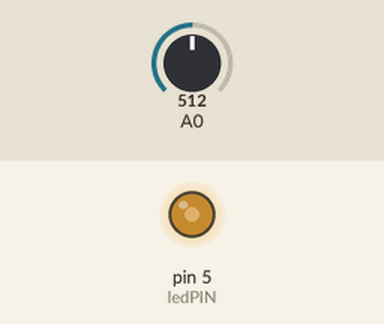
Simulated run of this sketch. Board: Arduino Uno, built with avr-gcc and run on an emulated ATmega328P. Shown: output pins drawn as LEDs (lit = HIGH). The test bench sets the inputs (shaded band); at power-on: A0 = 512.

Above: at 1.2 s.
1.3 s: A0 set to 716
At 1.7 s:
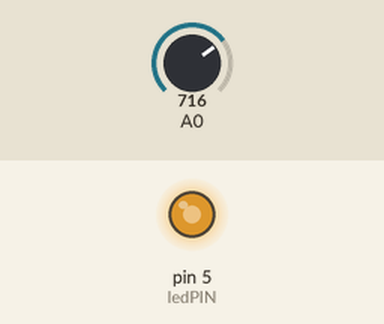
2.8 s: A0 set to 900
At 4.0 s:
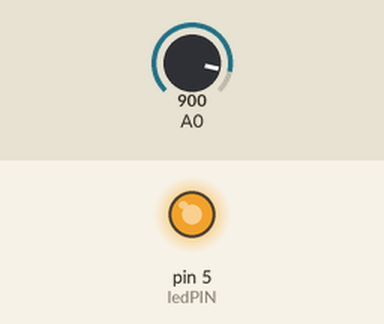
4.3 s: A0 set to 122
At 5.0 s:
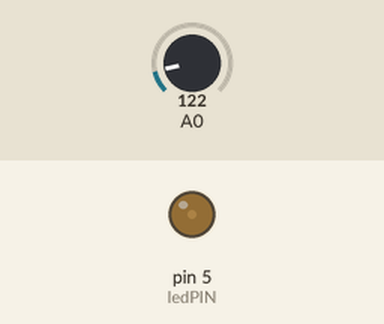
5.8 s: A0 set to 0
At 6.5 s:
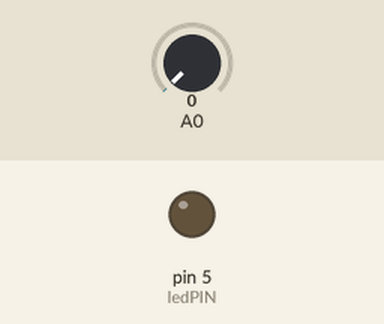
Timing chart, 0 to 8.3 s (numbered marks = the images above; inputs shaded):
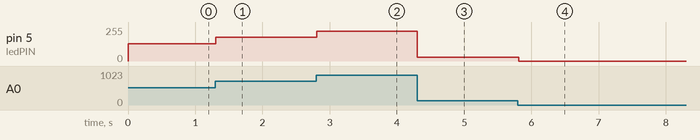

Measured:
- after the input at 1.3 s, pin 5 (ledPIN): 128/255 → 179/255 at once
- after the input at 2.8 s, pin 5 (ledPIN): 179/255 → 225/255 at once
- after the input at 4.3 s, pin 5 (ledPIN): 225/255 → 30/255 at once
- after the input at 5.8 s, pin 5 (ledPIN): 30/255 → 0/255 at once

The sketch:

PWMTest.ino
```cpp
// This will continously read potvalue (0- 1024) divide by 4 (reduce to 0-255)
//    and output PWM value to LED

// POT pin1 PWR, Pin 2 GND
// Pin3 of pot hooked up to analog input 0 (A0)
// LED hooked up to PWM output on pin 3

//adapted from the analog read voltage arduino example sketch
//By; Adam Oester

int potValue = 0;
int ledPIN = 5;
void setup() {
  // init serial comms @9600 baud:
  Serial.begin(9600);
  pinMode(ledPIN, OUTPUT);
}


void loop() {
  // read the input on analog pin 0 (AO)
  potValue = analogRead(A0);
  analogWrite(ledPIN, (potValue/4));
  //Serial.println(potValue/4);
  delay(10);
}
```
